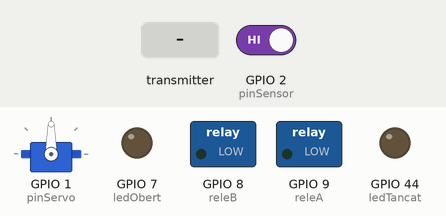
This sketch was run on a simulated ESP32-S3. On the bench: servo, switched loads named in the sketch (green lamp = pin HIGH), output pins drawn as LEDs (lit = HIGH). The inputs (shaded band) are chosen by the test bench; at power-on: GPIO 2 (pinSensor) HIGH.

Above: at 1.2 s.
1.3 s: the transmitter starts sending motorA = 0
At 2.2 s:
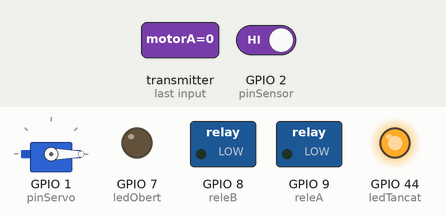
2.8 s: the transmitter starts sending motorB = 1
At 3.5 s:
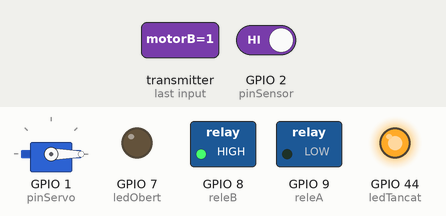
4.3 s: the transmitter starts sending pinca = 1
At 5.5 s:
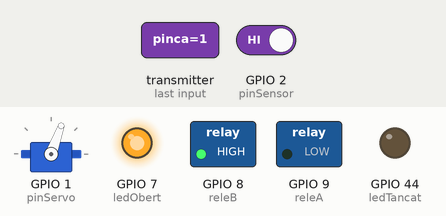
5.8 s: the transmitter starts sending motorA = 1
At 6.7 s:
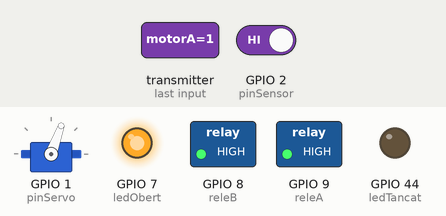
7.3 s: the transmitter starts sending motorB = 0
At 8.0 s:
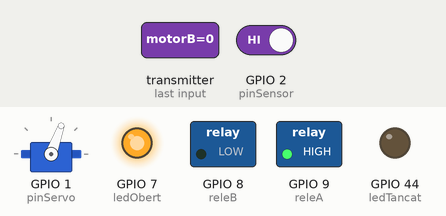
8.8 s: GPIO 2 (pinSensor) driven LOW
At 10.2 s:
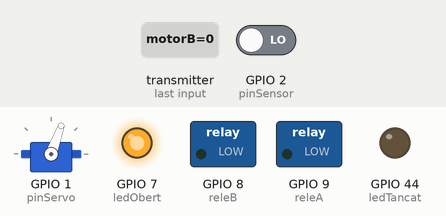
Timing chart, 0 to 11.3 s (numbered marks = the images above; inputs shaded):
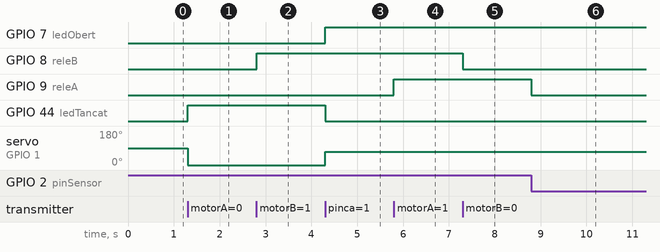

The sketch:

receptorPINCA_SERVO_FINAL.ino
```cpp
#include <esp_now.h>
#include <WiFi.h>
#include <ESP32Servo.h>

Servo pincaServo;
const int pinServo = 1;

const int releA = 9;  // D10 (Accionat per Botó 1 -> PUJAR)
const int releB = 8;  // D9  (Accionat per Botó 2 -> BAIXAR)
const int ledObert = 7;
const int ledTancat = 44;

// Pin per al Sensor Magnètic de seguretat
const int pinSensor = 2; // Pin D1 de la XIAO

typedef struct {
  bool motorA;
  bool motorB;
  bool pinca;
} struct_message;

struct_message dadesRebudes;

// Variables per memoritzar les ordres de l'emissor
bool ordreMotorA = false;
bool ordreMotorB = false;

// --- TRUC MULTIVERSION ---
#if ESP_ARDUINO_VERSION >= ESP_ARDUINO_VERSION_VAL(3, 0, 0)
void alRebre(const esp_now_recv_info_t *info, const uint8_t *data, int len) {
#else
void alRebre(const uint8_t *mac, const uint8_t *data, int len) {
#endif
// -------------------------

  memcpy(&dadesRebudes, data, sizeof(dadesRebudes));

  // Guardem el que ens demana l'emissor
  ordreMotorA = dadesRebudes.motorA;
  ordreMotorB = dadesRebudes.motorB;

  // Lògica de la pinça
  if (dadesRebudes.pinca == true) {
    pincaServo.write(70);
    digitalWrite(ledObert, HIGH);
    digitalWrite(ledTancat, LOW);
  } else {
    pincaServo.write(0);
    digitalWrite(ledObert, LOW);
    digitalWrite(ledTancat, HIGH);
  }
}

void setup() {
  Serial.begin(115200);

  pinMode(releA, OUTPUT);
  pinMode(releB, OUTPUT);
  pinMode(ledObert, OUTPUT);
  pinMode(ledTancat, OUTPUT);

  // Configurem el sensor amb la resistència pull-up interna
  pinMode(pinSensor, INPUT_PULLUP);

  digitalWrite(releA, LOW);
  digitalWrite(releB, LOW);

  ESP32PWM::allocateTimer(0);
  pincaServo.setPeriodHertz(50);
  pincaServo.attach(pinServo, 500, 2400);

  WiFi.mode(WIFI_STA);
  WiFi.disconnect();

  if (esp_now_init() != ESP_OK) return;

  esp_now_register_recv_cb(alRebre);
}

void loop() {
  // LLEGIM EL SENSOR: Si detecta l'imant, el pin baixa a LOW
  bool imantDetectat = (digitalRead(pinSensor) == LOW);

  if (imantDetectat) {
    // FINAL DE CARRERA ACTIVAT (Límit de pujada)
    // Forcem el Relé A a LOW (no pot pujar més), però deixem actuar el Relé B (pot baixar).
    digitalWrite(releA, LOW);
    digitalWrite(releB, ordreMotorB ? HIGH : LOW);
  } else {
    // FUNCIONAMENT NORMAL (Cap obstacle)
    // Apliquem les ordres que arriben de l'emissor per a tots dos sentits.
    digitalWrite(releA, ordreMotorA ? HIGH : LOW);
    digitalWrite(releB, ordreMotorB ? HIGH : LOW);
  }

  delay(10); // Petita pausa per donar estabilitat al microcontrolador
}
```

Measured:
- after the input at 1.3 s, GPIO 44 (ledTancat): LOW → HIGH at once; servo on GPIO 1 (pinServo): 90° → 0° at once
- after the input at 2.8 s, GPIO 8 (releB): LOW → HIGH at once
- after the input at 4.3 s, GPIO 7 (ledObert): LOW → HIGH at once; GPIO 44 (ledTancat): HIGH → LOW at once; servo on GPIO 1 (pinServo): 0° → 70° at once
- after the input at 5.8 s, GPIO 9 (releA): LOW → HIGH at once
- after the input at 7.3 s, GPIO 8 (releB): HIGH → LOW at once
- after the input at 8.8 s, GPIO 9 (releA): HIGH → LOW at once
